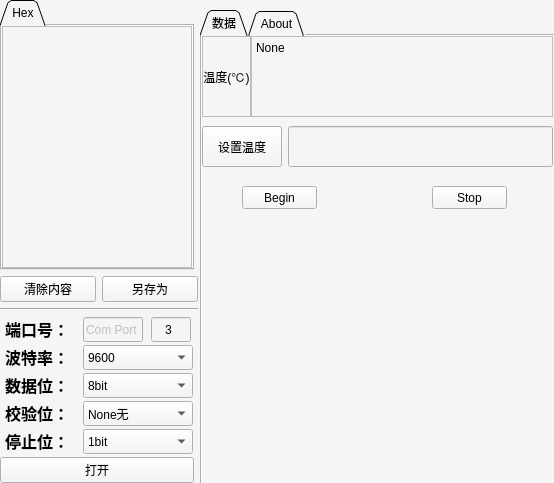
<?xml version="1.0" encoding="UTF-8"?>
<ui version="4.0">
 <class>Form</class>
 <widget class="QWidget" name="Form">
  <property name="geometry">
   <rect>
    <x>0</x>
    <y>0</y>
    <width>554</width>
    <height>483</height>
   </rect>
  </property>
  <property name="windowTitle">
   <string>Form</string>
  </property>
  <property name="styleSheet">
   <string notr="true">background-color:rgb(245, 245, 245)</string>
  </property>
  <widget class="QWidget" name="layoutWidget_2">
   <property name="geometry">
    <rect>
     <x>0</x>
     <y>0</y>
     <width>198</width>
     <height>483</height>
    </rect>
   </property>
   <layout class="QVBoxLayout" name="Debug">
    <property name="sizeConstraint">
     <enum>QLayout::SetDefaultConstraint</enum>
    </property>
    <property name="leftMargin">
     <number>0</number>
    </property>
    <item>
     <layout class="QVBoxLayout" name="verticalLayout_18" stretch="0,0,0">
      <property name="sizeConstraint">
       <enum>QLayout::SetMaximumSize</enum>
      </property>
      <item>
       <widget class="QTabWidget" name="distext">
        <property name="enabled">
         <bool>true</bool>
        </property>
        <property name="sizePolicy">
         <sizepolicy hsizetype="Expanding" vsizetype="Expanding">
          <horstretch>0</horstretch>
          <verstretch>0</verstretch>
         </sizepolicy>
        </property>
        <property name="maximumSize">
         <size>
          <width>194</width>
          <height>16777215</height>
         </size>
        </property>
        <property name="tabPosition">
         <enum>QTabWidget::North</enum>
        </property>
        <property name="tabShape">
         <enum>QTabWidget::Triangular</enum>
        </property>
        <property name="currentIndex">
         <number>0</number>
        </property>
        <property name="usesScrollButtons">
         <bool>true</bool>
        </property>
        <property name="tabsClosable">
         <bool>false</bool>
        </property>
        <property name="movable">
         <bool>false</bool>
        </property>
        <widget class="QWidget" name="dishextext_3">
         <property name="mouseTracking">
          <bool>false</bool>
         </property>
         <attribute name="title">
          <string>Hex</string>
         </attribute>
         <layout class="QVBoxLayout" name="verticalLayout_19">
          <property name="spacing">
           <number>1</number>
          </property>
          <property name="margin">
           <number>0</number>
          </property>
          <item>
           <widget class="QPlainTextEdit" name="dishex">
            <property name="enabled">
             <bool>true</bool>
            </property>
            <property name="font">
             <font>
              <family>Consolas</family>
              <pointsize>11</pointsize>
             </font>
            </property>
            <property name="readOnly">
             <bool>true</bool>
            </property>
           </widget>
          </item>
         </layout>
        </widget>
       </widget>
      </item>
      <item>
       <layout class="QHBoxLayout" name="horizontalLayout_27">
        <item>
         <widget class="QPushButton" name="qingchuneirong">
          <property name="text">
           <string>清除内容</string>
          </property>
         </widget>
        </item>
        <item>
         <widget class="QPushButton" name="lingchunwei">
          <property name="text">
           <string>另存为</string>
          </property>
         </widget>
        </item>
       </layout>
      </item>
      <item>
       <widget class="Line" name="line_9">
        <property name="orientation">
         <enum>Qt::Horizontal</enum>
        </property>
       </widget>
      </item>
     </layout>
    </item>
    <item>
     <layout class="QVBoxLayout" name="verticalLayout_22">
      <property name="spacing">
       <number>3</number>
      </property>
      <property name="sizeConstraint">
       <enum>QLayout::SetFixedSize</enum>
      </property>
      <item>
       <layout class="QHBoxLayout" name="horizontalLayout_28">
        <item>
         <widget class="QLabel" name="portlabel_2">
          <property name="sizePolicy">
           <sizepolicy hsizetype="Fixed" vsizetype="Fixed">
            <horstretch>0</horstretch>
            <verstretch>0</verstretch>
           </sizepolicy>
          </property>
          <property name="minimumSize">
           <size>
            <width>60</width>
            <height>0</height>
           </size>
          </property>
          <property name="maximumSize">
           <size>
            <width>60</width>
            <height>16777215</height>
           </size>
          </property>
          <property name="font">
           <font>
            <pointsize>12</pointsize>
            <weight>75</weight>
            <bold>true</bold>
           </font>
          </property>
          <property name="text">
           <string>端口号：</string>
          </property>
         </widget>
        </item>
        <item>
         <spacer name="horizontalSpacer_7">
          <property name="orientation">
           <enum>Qt::Horizontal</enum>
          </property>
          <property name="sizeType">
           <enum>QSizePolicy::Fixed</enum>
          </property>
          <property name="sizeHint" stdset="0">
           <size>
            <width>10</width>
            <height>13</height>
           </size>
          </property>
         </spacer>
        </item>
        <item>
         <widget class="QLineEdit" name="lineEdit_2">
          <property name="enabled">
           <bool>false</bool>
          </property>
          <property name="minimumSize">
           <size>
            <width>60</width>
            <height>25</height>
           </size>
          </property>
          <property name="maximumSize">
           <size>
            <width>60</width>
            <height>16777215</height>
           </size>
          </property>
          <property name="text">
           <string>Com Port</string>
          </property>
          <property name="alignment">
           <set>Qt::AlignLeading|Qt::AlignLeft|Qt::AlignVCenter</set>
          </property>
          <property name="readOnly">
           <bool>true</bool>
          </property>
         </widget>
        </item>
        <item>
         <widget class="QLineEdit" name="comport">
          <property name="sizePolicy">
           <sizepolicy hsizetype="Fixed" vsizetype="Fixed">
            <horstretch>0</horstretch>
            <verstretch>0</verstretch>
           </sizepolicy>
          </property>
          <property name="minimumSize">
           <size>
            <width>35</width>
            <height>25</height>
           </size>
          </property>
          <property name="maximumSize">
           <size>
            <width>40</width>
            <height>16777215</height>
           </size>
          </property>
          <property name="inputMask">
           <string>99; </string>
          </property>
          <property name="text">
           <string>3</string>
          </property>
          <property name="maxLength">
           <number>2</number>
          </property>
          <property name="frame">
           <bool>true</bool>
          </property>
          <property name="echoMode">
           <enum>QLineEdit::Normal</enum>
          </property>
          <property name="alignment">
           <set>Qt::AlignCenter</set>
          </property>
          <property name="cursorMoveStyle">
           <enum>Qt::LogicalMoveStyle</enum>
          </property>
         </widget>
        </item>
       </layout>
      </item>
      <item>
       <layout class="QHBoxLayout" name="horizontalLayout_29">
        <item>
         <widget class="QLabel" name="bandratelabel_2">
          <property name="sizePolicy">
           <sizepolicy hsizetype="Fixed" vsizetype="Fixed">
            <horstretch>0</horstretch>
            <verstretch>0</verstretch>
           </sizepolicy>
          </property>
          <property name="maximumSize">
           <size>
            <width>60</width>
            <height>16777215</height>
           </size>
          </property>
          <property name="font">
           <font>
            <pointsize>12</pointsize>
            <weight>75</weight>
            <bold>true</bold>
           </font>
          </property>
          <property name="text">
           <string>波特率：</string>
          </property>
         </widget>
        </item>
        <item>
         <spacer name="horizontalSpacer_8">
          <property name="orientation">
           <enum>Qt::Horizontal</enum>
          </property>
          <property name="sizeType">
           <enum>QSizePolicy::Fixed</enum>
          </property>
          <property name="sizeHint" stdset="0">
           <size>
            <width>10</width>
            <height>10</height>
           </size>
          </property>
         </spacer>
        </item>
        <item>
         <widget class="QComboBox" name="botelv">
          <property name="enabled">
           <bool>true</bool>
          </property>
          <property name="sizePolicy">
           <sizepolicy hsizetype="Fixed" vsizetype="Fixed">
            <horstretch>0</horstretch>
            <verstretch>0</verstretch>
           </sizepolicy>
          </property>
          <property name="minimumSize">
           <size>
            <width>0</width>
            <height>25</height>
           </size>
          </property>
          <property name="maximumSize">
           <size>
            <width>110</width>
            <height>16777215</height>
           </size>
          </property>
          <property name="baseSize">
           <size>
            <width>0</width>
            <height>0</height>
           </size>
          </property>
          <property name="editable">
           <bool>false</bool>
          </property>
          <property name="currentText" stdset="0">
           <string>9600</string>
          </property>
          <property name="currentIndex">
           <number>12</number>
          </property>
          <item>
           <property name="text">
            <string>50</string>
           </property>
          </item>
          <item>
           <property name="text">
            <string>75</string>
           </property>
          </item>
          <item>
           <property name="text">
            <string>110</string>
           </property>
          </item>
          <item>
           <property name="text">
            <string>134</string>
           </property>
          </item>
          <item>
           <property name="text">
            <string>150</string>
           </property>
          </item>
          <item>
           <property name="text">
            <string>200</string>
           </property>
          </item>
          <item>
           <property name="text">
            <string>300</string>
           </property>
          </item>
          <item>
           <property name="text">
            <string>600</string>
           </property>
          </item>
          <item>
           <property name="text">
            <string>1200</string>
           </property>
          </item>
          <item>
           <property name="text">
            <string>1800</string>
           </property>
          </item>
          <item>
           <property name="text">
            <string>2400</string>
           </property>
          </item>
          <item>
           <property name="text">
            <string>4800</string>
           </property>
          </item>
          <item>
           <property name="text">
            <string>9600</string>
           </property>
          </item>
          <item>
           <property name="text">
            <string>19200</string>
           </property>
          </item>
          <item>
           <property name="text">
            <string>38400</string>
           </property>
          </item>
          <item>
           <property name="text">
            <string>57600</string>
           </property>
          </item>
          <item>
           <property name="text">
            <string>115200</string>
           </property>
          </item>
         </widget>
        </item>
       </layout>
      </item>
      <item>
       <layout class="QHBoxLayout" name="horizontalLayout_30">
        <item>
         <widget class="QLabel" name="databitlabel_2">
          <property name="sizePolicy">
           <sizepolicy hsizetype="Fixed" vsizetype="Fixed">
            <horstretch>0</horstretch>
            <verstretch>0</verstretch>
           </sizepolicy>
          </property>
          <property name="maximumSize">
           <size>
            <width>60</width>
            <height>16777215</height>
           </size>
          </property>
          <property name="font">
           <font>
            <pointsize>12</pointsize>
            <weight>75</weight>
            <bold>true</bold>
           </font>
          </property>
          <property name="text">
           <string>数据位：</string>
          </property>
         </widget>
        </item>
        <item>
         <spacer name="horizontalSpacer_9">
          <property name="orientation">
           <enum>Qt::Horizontal</enum>
          </property>
          <property name="sizeType">
           <enum>QSizePolicy::Fixed</enum>
          </property>
          <property name="sizeHint" stdset="0">
           <size>
            <width>10</width>
            <height>10</height>
           </size>
          </property>
         </spacer>
        </item>
        <item>
         <widget class="QComboBox" name="shujuwei">
          <property name="sizePolicy">
           <sizepolicy hsizetype="Fixed" vsizetype="Fixed">
            <horstretch>0</horstretch>
            <verstretch>0</verstretch>
           </sizepolicy>
          </property>
          <property name="minimumSize">
           <size>
            <width>0</width>
            <height>25</height>
           </size>
          </property>
          <property name="maximumSize">
           <size>
            <width>110</width>
            <height>16777215</height>
           </size>
          </property>
          <item>
           <property name="text">
            <string>8bit</string>
           </property>
          </item>
          <item>
           <property name="text">
            <string>7bit</string>
           </property>
          </item>
          <item>
           <property name="text">
            <string>6bit</string>
           </property>
          </item>
          <item>
           <property name="text">
            <string>5bit</string>
           </property>
          </item>
         </widget>
        </item>
       </layout>
      </item>
      <item>
       <layout class="QHBoxLayout" name="horizontalLayout_31">
        <item>
         <widget class="QLabel" name="checkbitlabel_2">
          <property name="sizePolicy">
           <sizepolicy hsizetype="Fixed" vsizetype="Fixed">
            <horstretch>0</horstretch>
            <verstretch>0</verstretch>
           </sizepolicy>
          </property>
          <property name="maximumSize">
           <size>
            <width>60</width>
            <height>16777215</height>
           </size>
          </property>
          <property name="font">
           <font>
            <pointsize>12</pointsize>
            <weight>75</weight>
            <bold>true</bold>
           </font>
          </property>
          <property name="text">
           <string>校验位：</string>
          </property>
         </widget>
        </item>
        <item>
         <spacer name="horizontalSpacer_10">
          <property name="orientation">
           <enum>Qt::Horizontal</enum>
          </property>
          <property name="sizeType">
           <enum>QSizePolicy::Fixed</enum>
          </property>
          <property name="sizeHint" stdset="0">
           <size>
            <width>10</width>
            <height>20</height>
           </size>
          </property>
         </spacer>
        </item>
        <item>
         <widget class="QComboBox" name="jiaoyanwei">
          <property name="sizePolicy">
           <sizepolicy hsizetype="Fixed" vsizetype="Fixed">
            <horstretch>0</horstretch>
            <verstretch>0</verstretch>
           </sizepolicy>
          </property>
          <property name="minimumSize">
           <size>
            <width>0</width>
            <height>25</height>
           </size>
          </property>
          <property name="maximumSize">
           <size>
            <width>110</width>
            <height>16777215</height>
           </size>
          </property>
          <item>
           <property name="text">
            <string>None无</string>
           </property>
          </item>
          <item>
           <property name="text">
            <string>Even偶</string>
           </property>
          </item>
          <item>
           <property name="text">
            <string>Odd奇</string>
           </property>
          </item>
          <item>
           <property name="text">
            <string>Mark1</string>
           </property>
          </item>
          <item>
           <property name="text">
            <string>Space0</string>
           </property>
          </item>
         </widget>
        </item>
       </layout>
      </item>
      <item>
       <layout class="QHBoxLayout" name="horizontalLayout_32">
        <item>
         <widget class="QLabel" name="stopbitlabel_2">
          <property name="sizePolicy">
           <sizepolicy hsizetype="Fixed" vsizetype="Fixed">
            <horstretch>0</horstretch>
            <verstretch>0</verstretch>
           </sizepolicy>
          </property>
          <property name="maximumSize">
           <size>
            <width>60</width>
            <height>16777215</height>
           </size>
          </property>
          <property name="font">
           <font>
            <pointsize>12</pointsize>
            <weight>75</weight>
            <bold>true</bold>
           </font>
          </property>
          <property name="text">
           <string>停止位：</string>
          </property>
         </widget>
        </item>
        <item>
         <spacer name="horizontalSpacer_11">
          <property name="orientation">
           <enum>Qt::Horizontal</enum>
          </property>
          <property name="sizeType">
           <enum>QSizePolicy::Fixed</enum>
          </property>
          <property name="sizeHint" stdset="0">
           <size>
            <width>10</width>
            <height>20</height>
           </size>
          </property>
         </spacer>
        </item>
        <item>
         <widget class="QComboBox" name="tingzhiwei">
          <property name="sizePolicy">
           <sizepolicy hsizetype="Fixed" vsizetype="Fixed">
            <horstretch>0</horstretch>
            <verstretch>0</verstretch>
           </sizepolicy>
          </property>
          <property name="minimumSize">
           <size>
            <width>0</width>
            <height>25</height>
           </size>
          </property>
          <property name="maximumSize">
           <size>
            <width>110</width>
            <height>16777215</height>
           </size>
          </property>
          <item>
           <property name="text">
            <string>1bit</string>
           </property>
          </item>
          <item>
           <property name="text">
            <string>1.5bit</string>
           </property>
          </item>
          <item>
           <property name="text">
            <string>2bit</string>
           </property>
          </item>
         </widget>
        </item>
       </layout>
      </item>
      <item>
       <widget class="QPushButton" name="chuankouopen">
        <property name="sizePolicy">
         <sizepolicy hsizetype="Fixed" vsizetype="Fixed">
          <horstretch>0</horstretch>
          <verstretch>0</verstretch>
         </sizepolicy>
        </property>
        <property name="maximumSize">
         <size>
          <width>194</width>
          <height>16777215</height>
         </size>
        </property>
        <property name="text">
         <string>打开</string>
        </property>
        <property name="checkable">
         <bool>true</bool>
        </property>
        <property name="checked">
         <bool>false</bool>
        </property>
       </widget>
      </item>
     </layout>
    </item>
   </layout>
  </widget>
  <widget class="QTabWidget" name="debugtab">
   <property name="enabled">
    <bool>true</bool>
   </property>
   <property name="geometry">
    <rect>
     <x>200</x>
     <y>10</y>
     <width>361</width>
     <height>481</height>
    </rect>
   </property>
   <property name="acceptDrops">
    <bool>false</bool>
   </property>
   <property name="autoFillBackground">
    <bool>false</bool>
   </property>
   <property name="styleSheet">
    <string notr="true"/>
   </property>
   <property name="tabShape">
    <enum>QTabWidget::Triangular</enum>
   </property>
   <property name="currentIndex">
    <number>0</number>
   </property>
   <widget class="QWidget" name="main">
    <attribute name="title">
     <string>数据</string>
    </attribute>
    <widget class="QWidget" name="gridLayoutWidget">
     <property name="geometry">
      <rect>
       <x>0</x>
       <y>0</y>
       <width>351</width>
       <height>81</height>
      </rect>
     </property>
     <layout class="QGridLayout" name="gridLayout">
      <property name="horizontalSpacing">
       <number>0</number>
      </property>
      <property name="margin">
       <number>0</number>
      </property>
      <item row="0" column="2">
       <widget class="QPlainTextEdit" name="wendu">
        <property name="sizePolicy">
         <sizepolicy hsizetype="Expanding" vsizetype="Ignored">
          <horstretch>0</horstretch>
          <verstretch>0</verstretch>
         </sizepolicy>
        </property>
        <property name="midLineWidth">
         <number>0</number>
        </property>
        <property name="verticalScrollBarPolicy">
         <enum>Qt::ScrollBarAsNeeded</enum>
        </property>
        <property name="plainText">
         <string>None</string>
        </property>
       </widget>
      </item>
      <item row="0" column="0" colspan="2">
       <widget class="QLabel" name="label_11">
        <property name="sizePolicy">
         <sizepolicy hsizetype="Fixed" vsizetype="Ignored">
          <horstretch>0</horstretch>
          <verstretch>0</verstretch>
         </sizepolicy>
        </property>
        <property name="frameShape">
         <enum>QFrame::StyledPanel</enum>
        </property>
        <property name="text">
         <string>温度(℃)</string>
        </property>
        <property name="textFormat">
         <enum>Qt::AutoText</enum>
        </property>
        <property name="alignment">
         <set>Qt::AlignCenter</set>
        </property>
        <property name="margin">
         <number>1</number>
        </property>
       </widget>
      </item>
     </layout>
    </widget>
    <widget class="QWidget" name="gridLayoutWidget_2">
     <property name="geometry">
      <rect>
       <x>0</x>
       <y>90</y>
       <width>351</width>
       <height>41</height>
      </rect>
     </property>
     <layout class="QGridLayout" name="gridLayout_3">
      <item row="0" column="0">
       <widget class="QPushButton" name="settemple">
        <property name="sizePolicy">
         <sizepolicy hsizetype="Fixed" vsizetype="Expanding">
          <horstretch>0</horstretch>
          <verstretch>0</verstretch>
         </sizepolicy>
        </property>
        <property name="text">
         <string>设置温度</string>
        </property>
       </widget>
      </item>
      <item row="0" column="1">
       <widget class="QLineEdit" name="temple">
        <property name="sizePolicy">
         <sizepolicy hsizetype="Expanding" vsizetype="Expanding">
          <horstretch>0</horstretch>
          <verstretch>0</verstretch>
         </sizepolicy>
        </property>
       </widget>
      </item>
     </layout>
    </widget>
    <widget class="QWidget" name="gridLayoutWidget_3">
     <property name="geometry">
      <rect>
       <x>0</x>
       <y>180</y>
       <width>351</width>
       <height>271</height>
      </rect>
     </property>
     <layout class="QGridLayout" name="plot"/>
    </widget>
    <widget class="QPushButton" name="start">
     <property name="geometry">
      <rect>
       <x>40</x>
       <y>150</y>
       <width>75</width>
       <height>23</height>
      </rect>
     </property>
     <property name="text">
      <string>Begin</string>
     </property>
    </widget>
    <widget class="QPushButton" name="stop">
     <property name="geometry">
      <rect>
       <x>230</x>
       <y>150</y>
       <width>75</width>
       <height>23</height>
      </rect>
     </property>
     <property name="text">
      <string>Stop</string>
     </property>
    </widget>
   </widget>
   <widget class="QWidget" name="matplottab_2">
    <property name="enabled">
     <bool>false</bool>
    </property>
    <attribute name="title">
     <string>About</string>
    </attribute>
    <layout class="QVBoxLayout" name="verticalLayout_7">
     <property name="spacing">
      <number>1</number>
     </property>
     <property name="margin">
      <number>0</number>
     </property>
     <item>
      <layout class="QHBoxLayout" name="Dataplot1_2">
       <property name="spacing">
        <number>1</number>
       </property>
       <item>
        <widget class="QLabel" name="label">
         <property name="text">
          <string>by Tang (badppg@qq.com)</string>
         </property>
        </widget>
       </item>
      </layout>
     </item>
     <item>
      <layout class="QHBoxLayout" name="Dataplot2_2">
       <property name="spacing">
        <number>1</number>
       </property>
      </layout>
     </item>
     <item>
      <layout class="QHBoxLayout" name="Dataplot3_2">
       <property name="spacing">
        <number>1</number>
       </property>
      </layout>
     </item>
    </layout>
   </widget>
  </widget>
 </widget>
 <resources/>
 <connections/>
</ui>
